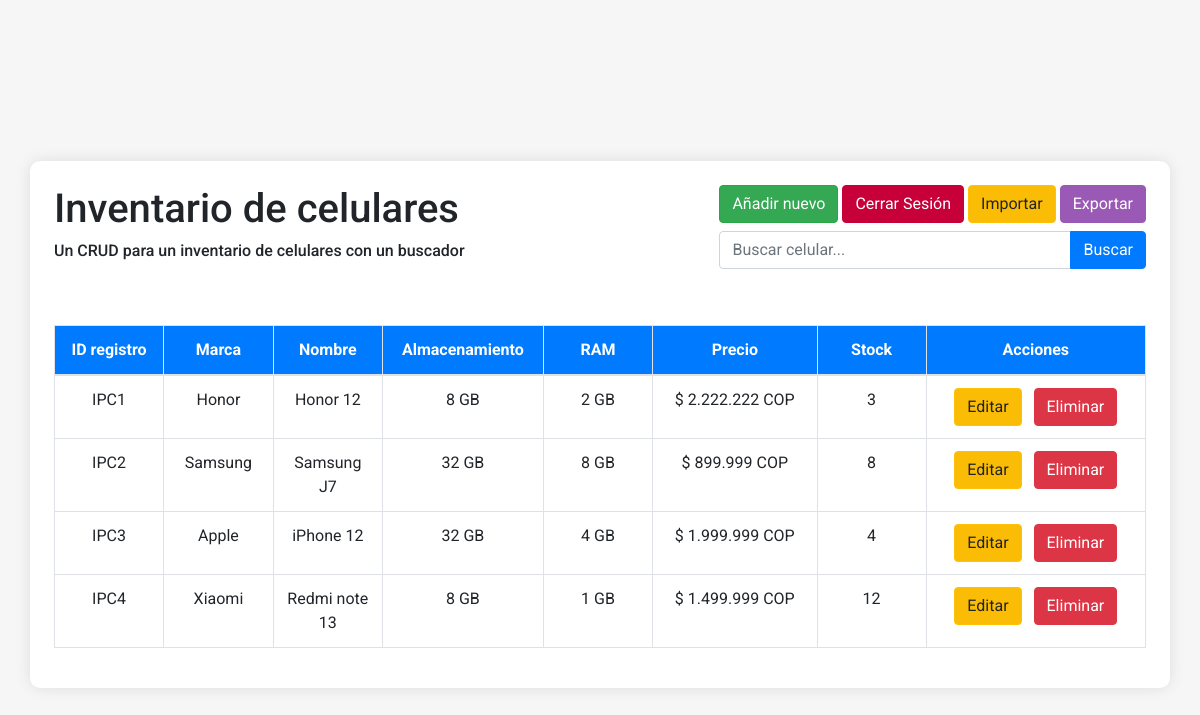
The app's page /inventario.php with its own data.
### tables this page shows
CREATE TABLE `inventario_celulares` (
  `id_celular` int(11) NOT NULL,
  `marca` varchar(50) NOT NULL,
  `nombre` varchar(100) NOT NULL,
  `almacenamiento` varchar(20) NOT NULL,
  `ram` varchar(10) NOT NULL,
  `precio` decimal(10,2) NOT NULL,
  `disponibilidad` int(11) NOT NULL,
  `estado` varchar(255) DEFAULT NULL
);

### inventario.php (the view, shortened to what this page needs)
<?php
$host = 'localhost';
$db = 'estructuradatos';
$user = 'root';
$pass = '';
$charset = 'utf8mb4';
$celulares = [];
$dsn = "mysql:host=$host;dbname=$db;charset=$charset";
$options = [
    PDO::ATTR_ERRMODE            => PDO::ERRMODE_EXCEPTION,
    PDO::ATTR_DEFAULT_FETCH_MODE => PDO::FETCH_ASSOC,
    PDO::ATTR_EMULATE_PREPARES   => false,
];
$pdo = new PDO($dsn, $user, $pass, $options);
$consulta = "";
if (isset($_GET['busqueda']) && !empty($_GET['busqueda'])) {
    $consulta = trim($_GET['busqueda']);
    $stmt = $pdo->prepare('SELECT * FROM inventario_celulares WHERE estado = "activado" AND (nombre LIKE :busqueda1 OR marca LIKE :busqueda2)');
    $stmt->execute([
        'busqueda1' => '%' . $consulta . '%',
        'busqueda2' => '%' . $consulta . '%'
    ]);
    $celulares = $stmt->fetchAll();
} else {
    $stmt = $pdo->prepare('SELECT * FROM inventario_celulares WHERE estado = "activado"');
    $stmt->execute();
    $celulares = $stmt->fetchAll();
}
?>
<!DOCTYPE html>
<html lang="es">
<head>
    <link rel="stylesheet" href="https://maxcdn.bootstrapcdn.com/bootstrap/4.5.2/css/bootstrap.min.css">
    <link rel="stylesheet" href="Styles/Styles.css">
</head>
<body>
<div class="container mt-5 p-4">
    <div class="d-flex justify-content-between mb-4">
        <div>
            <h1>Inventario de celulares</h1>
            <h3 class="subtitulo">Un CRUD para un inventario de celulares con un buscador</h3>
        </div>
        <div>
            <div class="mb-2">
                <a href="crear.php" class="btn btn-success">Añadir nuevo</a>
                <a href="login.php" class="btn btn-secondary">Cerrar Sesión</a>
                <button type="button" class="btn btn-warning" data-toggle="modal" data-target="#importModal">Importar</button>
                <a href='inventario.php?accion=exportar' class='btn btn-tertiary'>Exportar</a>
            </div>
            <form action="inventario.php" method="GET" class="mt-2">
                <div class="input-group">
                    <input type="text" class="form-control" placeholder="Buscar celular..." name="busqueda" value="<?php echo isset($consulta) ? $consulta : '' ?>">
                    <div class="input-group-append">
                        <button class="btn btn-primary" type="submit">Buscar</button>
                    </div>
                </div>
            </form>
        </div>
    </div>
    <table class="table table-bordered table-hover">
    <thead class="thead-blue">
    <tr>
        <th class="col-id" style='text-align: center;'>ID registro</th>
        <th class="col-marca" style='text-align: center; width: 100px'>Marca</th>
        <th class="col-id" style='text-align: center;'>Nombre</th>
        <th class="col-almacenamiento" style='text-align: center; width: 50px;'>Almacenamiento</th>
        <th class="col-id" style='text-align: center;'>RAM</th>
        <th class="col-id" style='text-align: center; width: 150px;'>Precio</th>
        <th class="col-id" style='text-align: center;'>Stock</th>
        <th class="col-id" style='text-align: center; width: 200px;'>Acciones</th>
    </tr>
    </thead>
        <tbody>
        <?php
        if (isset($celulares) && is_array($celulares)) {
            foreach ($celulares as $celular) {
                echo "<tr>";
                echo "<td style='text-align: center;'>IPC{$celular['id_celular']}</td>";
                echo "<td style='text-align: center;'>{$celular['marca']}</td>";
                echo "<td style='text-align: center;'>{$celular['nombre']}</td>";
                echo "<td style='text-align: center;'>{$celular['almacenamiento']} GB</td>";
                echo "<td style='text-align: center;'>{$celular['ram']} GB</td>";
                $precio = $celular['precio'];
                $precio_con_puntos = number_format($precio, 0, '', '.');
                echo "<td style='text-align: center;'> \$ {$precio_con_puntos} COP</td>";
                echo "<td style='text-align: center;'>{$celular['disponibilidad']}</td>";
                echo "<td style='text-align: center;'>
                <a href='editar.php?id={$celular['id_celular']}' class='btn btn-warning zoom-effect'>Editar</a>
                <a href='eliminar.php?accion=eliminar&id={$celular['id_celular']}' class='btn btn-danger ml-2 zoom-effect'>Eliminar</a>
            </td>";
                echo "</tr>";
            }
        } else {
            echo "<tr>";
            echo "<td colspan='8' style='text-align: center;'>No se encontraron resultados</td>";
            echo "</tr>";
        }
        ?>
        </tbody>
    </table>
</div>
</body>
</html>

### Styles/styles.css (style rules this page uses)
body { font-family: 'Roboto', sans-serif; background-color: #f6f6f6; height: 100vh; display: flex; align-items: center; justify-content: center; }
.btn-primary { background-color: #007BFF; border-color: #007BFF; }
.btn-secondary { background-color: #C70039; border-color: #C70039; }
.zoom-effect { transition: transform 0.3s ease-in-out; }

### inventario.php (style rules this page uses)
.container { background-color: white; border-radius: 10px; padding: 20px; box-shadow: 0px 0px 15px rgba(0, 0, 0, 0.1); max-height: 95vh; overflow-y: auto; }
.col-id { width: 10%; }
.col-marca { width: 15%; }
.btn-primary { background-color: #007BFF; border-color: #007BFF; }
.btn-success { background-color: #34a853; }
.btn-warning { background-color: #fbbc05; }
.thead-blue { background-color: #007BFF; color: white; }
.subtitulo { font-size: 16px; }
.zoom-effect { transition: transform 0.1s ease-in-out; }
.btn-tertiary { background-color: #9B59B6; border-color: #9B59B6; color: white; }

### records on screen
inventario_celulares: id_celular "1", marca "Honor", nombre "Honor 12", almacenamiento "8", ram "2", precio "2.222.222", disponibilidad "3"
inventario_celulares: id_celular "2", marca "Samsung", nombre "Samsung J7", almacenamiento "32", ram "8", precio "899.999", disponibilidad "8"
inventario_celulares: id_celular "3", marca "Apple", nombre "iPhone 12", almacenamiento "32", ram "4", precio "1.999.999", disponibilidad "4"
inventario_celulares: id_celular "4", marca "Xiaomi", nombre "Redmi note 13", almacenamiento "8", ram "1", precio "1.499.999", disponibilidad "12"
